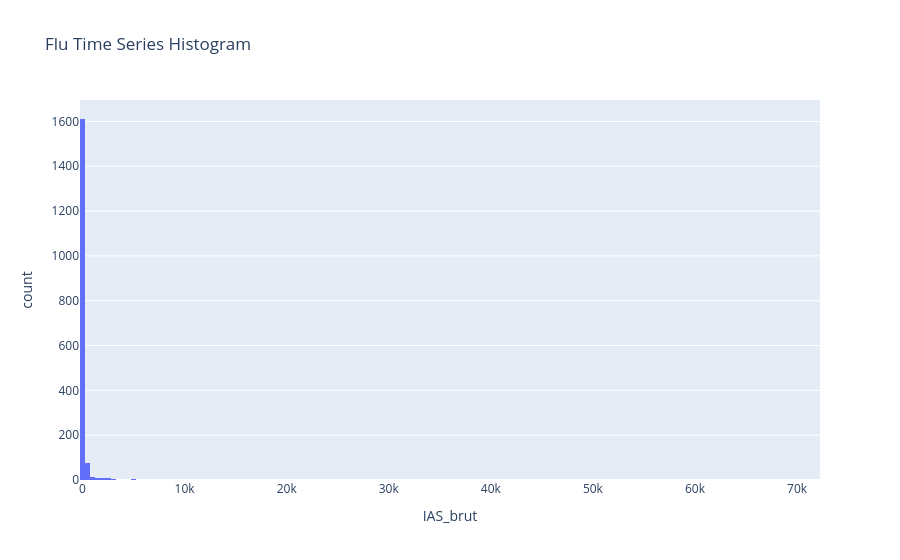

This figure's notebook cell:
### Markdown cell above
## Question 3

### Code cell
fig = px.histogram(df_flu, x='IAS_brut', title='Flu Time Series Histogram')
fig.show()

### Figure 1 — Plotly figure (JSON) as saved in the notebook; plotly's stock layout.template omitted (floating-point values rounded to 4 significant figures; data arrays with more than 128 entries replaced by an {"elided": "..."} marker saying what was removed)
{"data": [{"bingroup": "x", "hovertemplate": "IAS_brut=%{x}<br>count=%{y}<extra></extra>", "legendgroup": "", "marker": {"color": "#636efa", "pattern": {"shape": ""}}, "name": "", "orientation": "v", "showlegend": false, "type": "histogram", "x": {"elided": "1752 float values"}, "xaxis": "x", "yaxis": "y"}], "layout": {"barmode": "relative", "legend": {"tracegroupgap": 0}, "title": {"text": "Flu Time Series Histogram"}, "xaxis": {"anchor": "y", "domain": [0, 1], "title": {"text": "IAS_brut"}}, "yaxis": {"anchor": "x", "domain": [0, 1], "title": {"text": "count"}}}}
